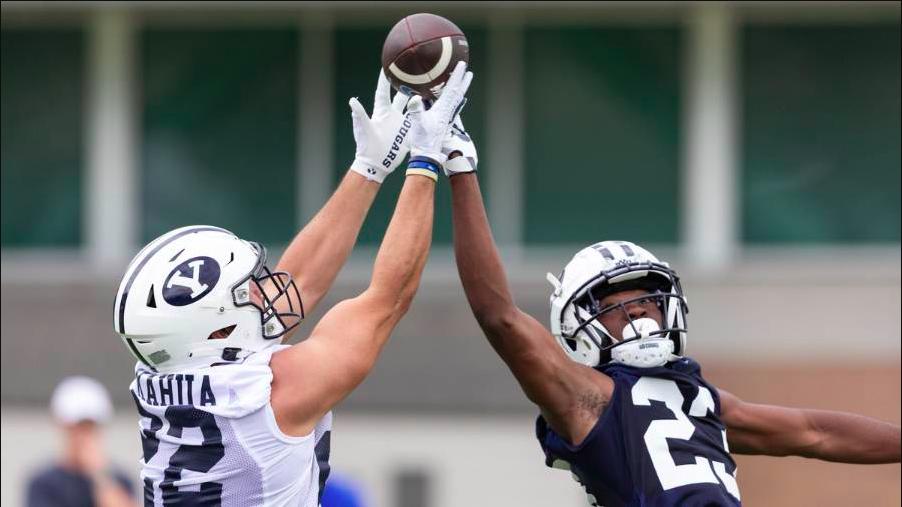
#> input picture 03_templatematching/assets/footballpractice.png, 902 x 507 px
$ python matching.py
#> lines starting #> are read from the running program, lines starting #| are printed output that depends on the picture
import numpy as np
import cv2
import time

#path = os.path.dirname(os.path.abspath('03_templatematching/assets'))
#os.chdir(path)

img = cv2.imread('assets/footballpractice.png',0)
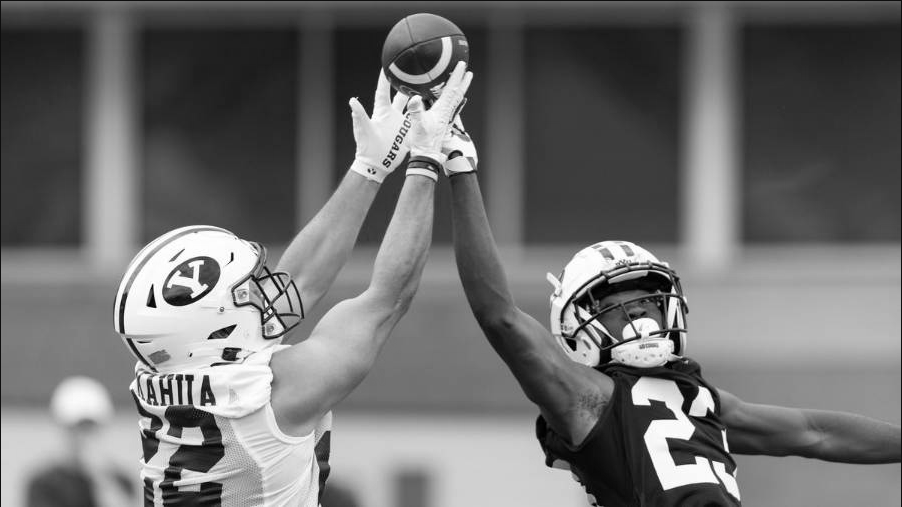
#> img: shape (507, 902); min 0, max 255, mean 111.4


template = cv2.imread('assets/football.png',0)
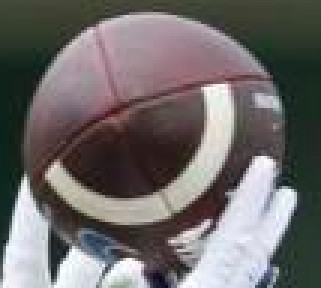
#> input picture 03_templatematching/assets/football.png, 107 x 96 px (shown 3 times larger)
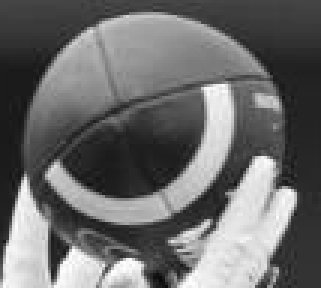
#> template: shape (96, 107) (shown 3 times larger); min 8, max 254, mean 107.8
h, w = template.shape
#> h = 96; w = 107

methods = [cv2.TM_CCOEFF, cv2.TM_CCOEFF_NORMED, cv2.TM_CCORR,
            cv2.TM_CCORR_NORMED, cv2.TM_SQDIFF, cv2.TM_SQDIFF_NORMED]

def wait_for_user_input():
    while True:
#> (the run stopped early here; a loop or call above may not have finished)
